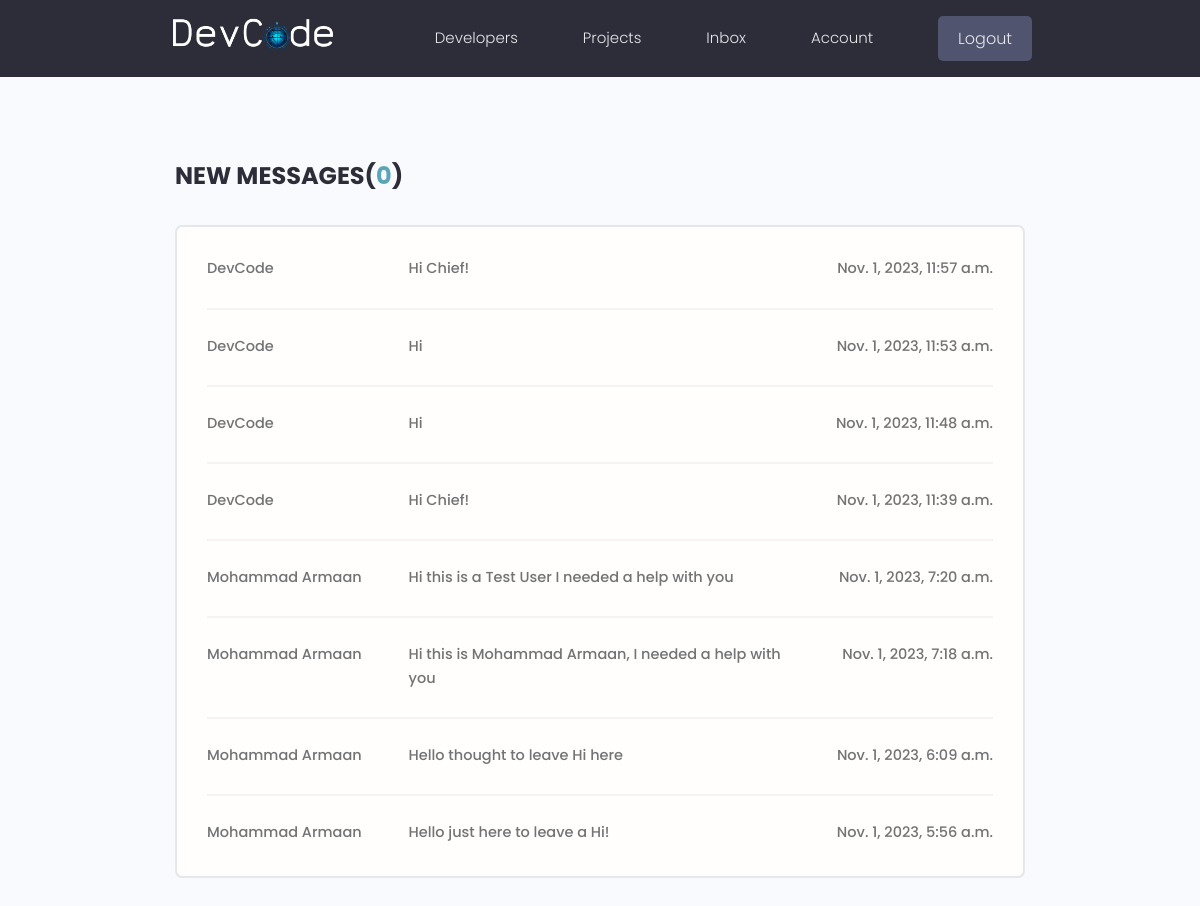
The page /inbox/ (signed in) on the database its author committed.
### users/models.py (models this page shows, shortened)
class Message(models.Model):
    sender = models.ForeignKey(Profile, on_delete=models.SET_NULL, null=True, blank=True)
    recipient = models.ForeignKey(Profile, on_delete=models.SET_NULL, null=True, blank=True, related_name="messages")
    name = models.CharField(max_length=200, null=True, blank=True)
    email = models.EmailField(max_length=200, null=True, blank=True)
    subject = models.CharField(max_length=200, null=True, blank=True)
    body = models.TextField()
    is_read = models.BooleanField(default=False, null=True)
    created = models.DateTimeField(auto_now_add=True)
    id = models.UUIDField(default=uuid.uuid4, unique=True,
                          primary_key=True, editable=False)
    class Meta:
        ordering = ['is_read','-created']

### users/views.py (the view)
# urls.py: path('inbox/', views.inbox, name="inbox"),
@login_required(login_url="login")
def inbox(request):
    profile=request.user.profile
    messageRequests = profile.messages.all()
    unreadCount = messageRequests.filter(is_read=False).count()
    context = {'messageRequests':messageRequests, 'unreadCount':unreadCount}
    return render(request, 'users/inbox.html', context)

### users/templates/users/inbox.html
{% extends 'main.html' %}
{% block content %}
  <main class="inbox my-xl">
    <div class="content-box">
      <h3 class="inbox__title">New Messages(<span>{{unreadCount}}</span>)</h3>
      <ul class="messages">
        {% for message in messageRequests%}
        {% if message.is_read == False %}
        <li class="message message--unread">
          {% else %}
        <li class="message message">
          {% endif %}
          <a href="{% url 'message' message.id %}">
            <span class="message__author">{{message.name}}</span>
            <span class="message__subject">{{message.subject}}</span>
            <span class="message__date">{{message.created}}</span>
          </a>
        </li>
        {% endfor %}
      </ul>
    </div>
  </main>
{% endblock content %}

### static/styles/app.css (style rules this page uses)
:root { --color-sub: #2d2d39; }
.content-box { width: 95%; max-width: 85rem; margin: 0 auto; }
.inbox { height: 90vh; }
.inbox__title, .inbox__title span { font-size: 2.4rem; font-weight: 700; color: var(--color-sub); text-transform: uppercase; text-align: left; margin-bottom: 3rem; }
.inbox__title span { color: var(--color-main); }
.messages { list-style: none; background: var(--color-white); padding: 0.5rem 3rem; border: 2px solid var(--color-light); border-radius: 0.7rem; }
.message { padding: 2.5rem 0; }
.message > a span { font-size: 1.45rem; font-weight: 500; }
.message:not(:last-child) { border-bottom: 2px solid var(--color-white-light); }
.message > a { display: flex; gap: 1rem; }
.message__author, .message__date { flex-basis: 25%; }
.message__subject { flex-basis: 50%; }
.message__date { text-align: right; }

### static/uikit/styles/modules/_variables.css (style rules this page uses)
:root { --color-main: #5aa5b9; --color-main-light: #e6faff; --color-sub: #3f4156; --color-sub-light: #51546e; --color-sub-lighter: #ededfd; --color-text: #737373; --color-gray: #8b8b8b; --color-light: #e5e7eb; --color-light-gray: #767676; --color-bg: #f8fafd; --color-white: #fffefd; --color-white-light: #f3f3f3; --color-success: #359e64; --color-success-bg: #def8e8; --color-error: #fc4b0b; --color-error-bg: #fff2ee; --font-base: 'Poppins', arial, helvetica, 'Segoe UI', roboto, ubuntu, sans-serif; --font-monospace: 'Fira Code', 'Courier New', courier, monospace; --font-regular: 300; --font-medium: 500; --font-bold: 700; --generic-shadow: 1px 1px 5px #00000010; --generic-transition: all 0.3s ease-in-out; }

### static/uikit/styles/modules/_base.css (style rules this page uses)
* { margin: 0; padding: 0; box-sizing: border-box; text-rendering: optimizeLegibility; color: inherit; font-size: inherit; }
html { font-size: 50%; }
@media only screen and (min-width: 480px) { html { font-size: 56.25%; } }
@media only screen and (min-width: 1200px) { html { font-size: 62.5%; } }
body { line-height: 1.6; font-weight: 400; font-size: 1.5rem; color: var(--color-text); background-color: var(--color-bg); min-height: 100vh; }

### static/uikit/styles/modules/_typography.css (style rules this page uses)
* { font-family: var(--font-base); }
h3 { font-size: 3.2rem; font-weight: var(--font-medium); }
p, span, strong { font-size: 1.6rem; color: var(--color-text); font-weight: var(--font-regular); }
a { padding-bottom: 2px; text-decoration: none; display: inline-block; color: var(--color-main); font-weight: var(--font-medium); }

### static/uikit/styles/modules/_utilities.css (style rules this page uses)
.my-xl { margin: 8rem auto; }

### rows shown on the page
Message: name "DevCode", subject "Hi Chief!", created "Nov. 1, 2023, 11:57 a.m."
Message: name "DevCode", subject "Hi", created "Nov. 1, 2023, 11:53 a.m."
Message: name "DevCode", subject "Hi", created "Nov. 1, 2023, 11:48 a.m."
Message: name "DevCode", subject "Hi Chief!", created "Nov. 1, 2023, 11:39 a.m."
Message: name "Mohammad Armaan", subject "Hi this is a Test User I needed a help with you", created "Nov. 1, 2023, 7:20 a.m."
Message: name "Mohammad Armaan", subject "Hi this is Mohammad Armaan, I needed a help with you", created "Nov. 1, 2023, 7:18 a.m."
Message: name "Mohammad Armaan", subject "Hello thought to leave Hi here", created "Nov. 1, 2023, 6:09 a.m."
Message: name "Mohammad Armaan", subject "Hello just here to leave a Hi!", created "Nov. 1, 2023, 5:56 a.m."

### other values the page prints
{{ unreadCount }} "0"
